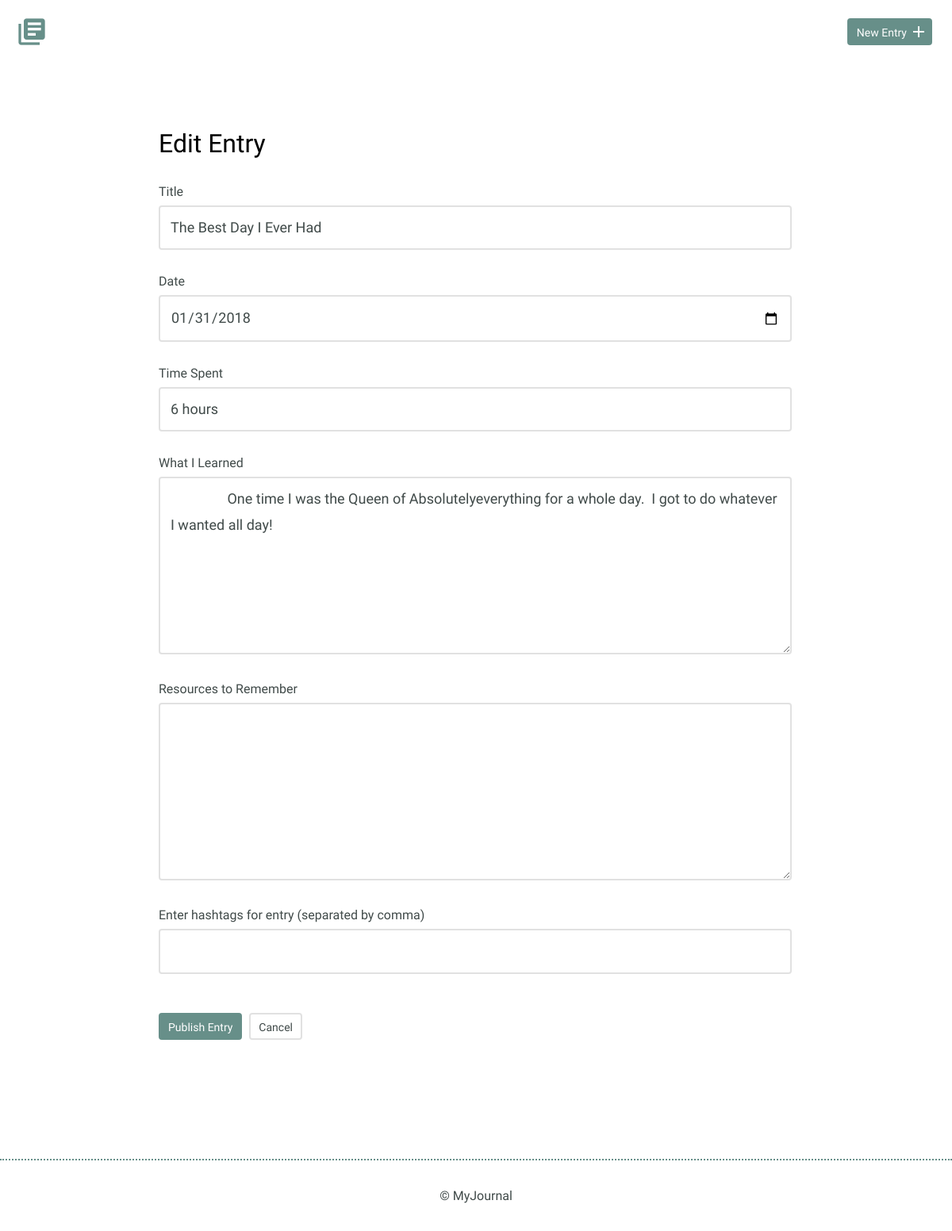
Before: /edit.php?id=1 with the older database file.
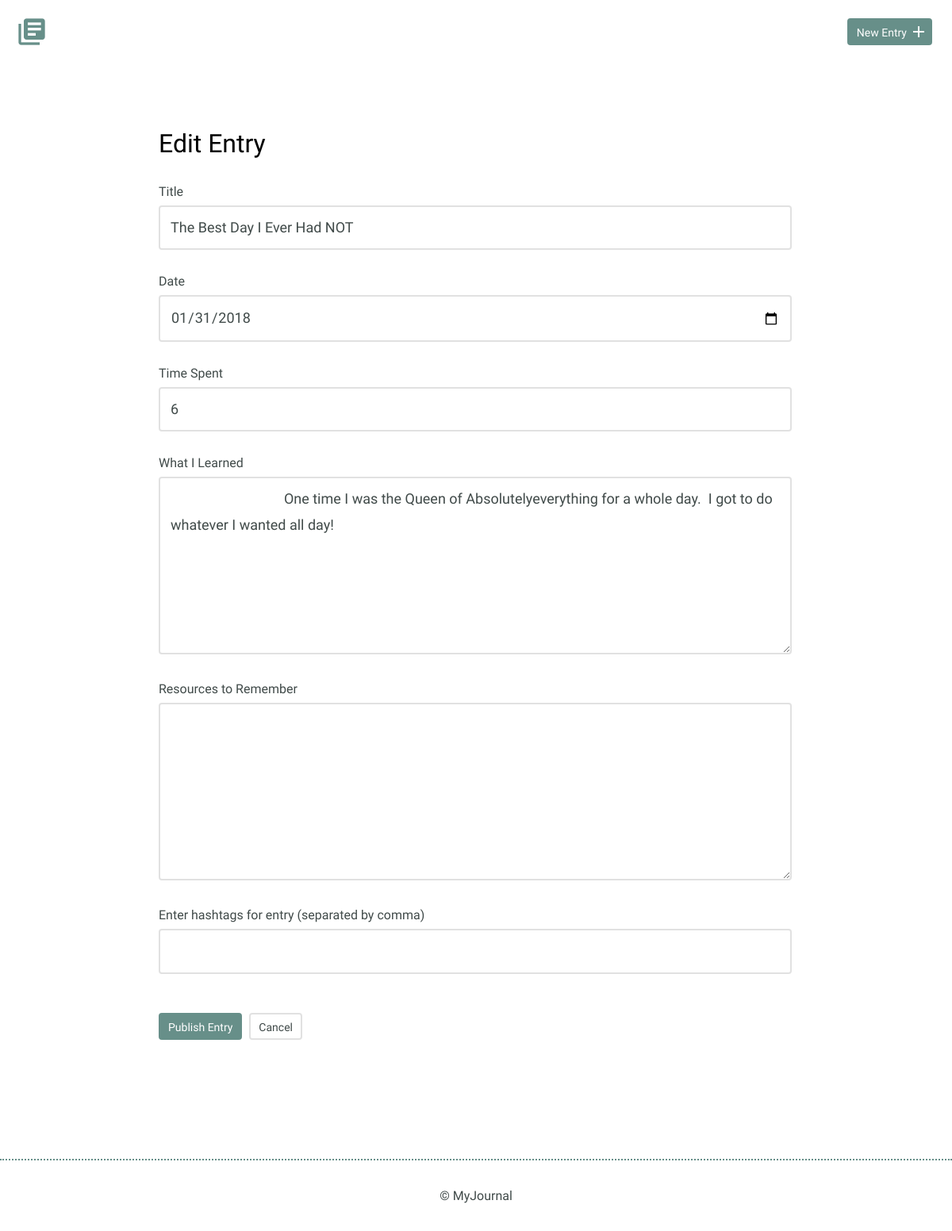
After: the same page with the newer database file.
### tables this page shows
CREATE TABLE "entries" (
	`id`	INTEGER,
	`title`	TEXT,
	`date`	TEXT,
	`time_spent`	INTEGER,
	`learned`	BLOB,
	`resources`	BLOB, "tags",
	PRIMARY KEY(`id`)
);

### inc/functions.php (called while the page is built, shortened)
<?php
function get_entry($id)
{
    include('connection.php');
    $sql = "SELECT * FROM entries WHERE id=$id";
    try {
        $results = $db->prepare($sql);
        $results->execute();
    } catch (Exception $e) {
        echo "Error!: " . $e->getMessage() . "<br />";
        return false;
    }
    return $results->fetchAll(PDO::FETCH_ASSOC);
}

### edit.php (the view, shortened to what this page needs)
<?php
include("inc/header.php");
if ($_SERVER['REQUEST_METHOD'] == 'GET') {
    $id_to_render = intval($_GET['id']);
    $entry_to_render = get_entry($id_to_render);
}
?>
<section>
    <div class="container">
        <div class="edit-entry">
            <h2>Edit Entry</h2>
            <?php
            $date = new DateTime($entry_to_render[0]['date']);
            $day = $date->format('d');
            $month = $date->format('m');
            $year = $date->format('Y');
            $date_form_val = $year . '-' . $month . '-' . $day;
            ?>
            <form action="edit.php" method="POST">
                <label for="title">Title</label>
                <input id="title" type="text" name="title" value="<?php echo $entry_to_render[0]['title']; ?>"><br>
                <label for="date">Date</label>
                <input id="date" type="date" name="date" value="<?php echo $date_form_val; ?>"><br>
                <label for="time-spent"> Time Spent</label>
                <input id="time-spent" type="text" name="timeSpent" value="<?php echo $entry_to_render[0]['time_spent']; ?>"><br>
                <label for="what-i-learned">What I Learned</label>
                <textarea id="what-i-learned" rows="5" name="whatILearned">
                <?php echo $entry_to_render[0]['learned']; ?>
                </textarea>
                <label for="resources-to-remember">Resources to Remember</label>
                <textarea id="resources-to-remember" rows="5" name="ResourcesToRemember">
                <?php echo $entry_to_render[0]['resources']; ?>
                </textarea>
                <label for="entry-tags">Enter hashtags for entry (separated by comma)</label>
                <input value="<?php if ($entry_to_render[0]['tags']) {
                                    echo $entry_to_render[0]['tags'];
                                } ?>" type="text" id="entry-tags" name="entryTags"></input><br><br>
                <input type="submit" value="Publish Entry" class="button">
                <a href="#" class="button button-secondary">Cancel</a>
            </form>
        </div>
    </div>
</section>
<?php
include('inc/footer.php');
?>

Changed rows visible on the page:
changed entries: title "The Best Day I Ever Had" → "The Best Day I Ever Had NOT"; timeSpent "6 hours" → "6"
